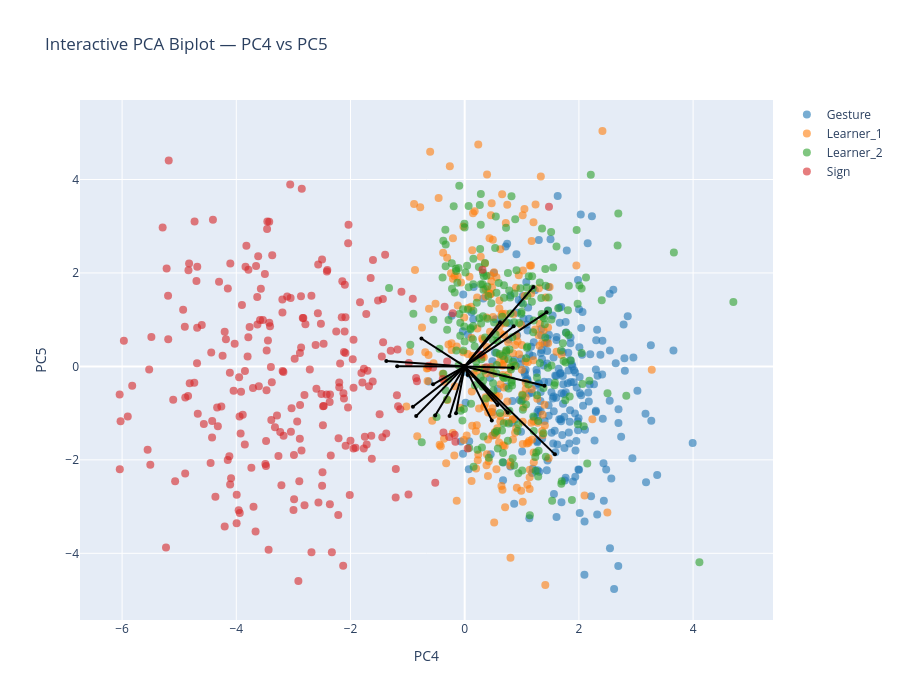

The cell this chart's notebook holds for it:
### Markdown cell above
## P4-P5

### Code cell
interactive_PCA_biplot(score=x_new_GS, 
                       coeff=loadings_GS, 
                       labels=feature_names, 
                       y=y, 
                       selected_vars=selected_vars, 
                       pc_x=4, 
                       pc_y=5,
                       le=le,
                       show_labels=False)

### Figure 1 — Plotly figure (JSON) as saved in the notebook; plotly's stock layout.template omitted (floating-point values rounded to 4 significant figures; data arrays with more than 128 entries replaced by an {"elided": "..."} marker saying what was removed)
{"data": [{"hoverinfo": "text", "marker": {"color": "#1f77b4", "opacity": 0.6, "size": 8}, "mode": "markers", "name": "Gesture", "showlegend": true, "text": {"elided": "250 str values"}, "type": "scatter", "x": {"elided": "250 float values"}, "y": {"elided": "250 float values"}}, {"hoverinfo": "text", "marker": {"color": "#ff7f0e", "opacity": 0.6, "size": 8}, "mode": "markers", "name": "Learner_1", "showlegend": true, "text": {"elided": "249 str values"}, "type": "scatter", "x": {"elided": "249 float values"}, "y": {"elided": "249 float values"}}, {"hoverinfo": "text", "marker": {"color": "#2ca02c", "opacity": 0.6, "size": 8}, "mode": "markers", "name": "Learner_2", "showlegend": true, "text": {"elided": "247 str values"}, "type": "scatter", "x": {"elided": "247 float values"}, "y": {"elided": "247 float values"}}, {"hoverinfo": "text", "marker": {"color": "#d62728", "opacity": 0.6, "size": 8}, "mode": "markers", "name": "Sign", "showlegend": true, "text": {"elided": "243 str values"}, "type": "scatter", "x": {"elided": "243 float values"}, "y": {"elided": "243 float values"}}, {"hoverinfo": "text", "hovertext": "gross__variability__arm_speed_Gstd", "line": {"color": "black"}, "marker": {"size": 4}, "mode": "lines+markers", "showlegend": false, "textposition": "top center", "type": "scatter", "x": [0, 0.05323], "y": [0, -0.1828]}, {"hoverinfo": "text", "hovertext": "gross__magnitude__arm_speed_peak_mean", "line": {"color": "black"}, "marker": {"size": 4}, "mode": "lines+markers", "showlegend": false, "textposition": "top center", "type": "scatter", "x": [0, -0.7568], "y": [0, 0.5974]}, {"hoverinfo": "text", "hovertext": "gross__rhythm__arm_speed_mod_depth", "line": {"color": "black"}, "marker": {"size": 4}, "mode": "lines+markers", "showlegend": false, "textposition": "top center", "type": "scatter", "x": [0, -1.373], "y": [0, 0.1135]}, {"hoverinfo": "text", "hovertext": "gross__magnitude__arm_acc_Gmean", "line": {"color": "black"}, "marker": {"size": 4}, "mode": "lines+markers", "showlegend": false, "textposition": "top center", "type": "scatter", "x": [0, -1.183], "y": [0, 0.001713]}, {"hoverinfo": "text", "hovertext": "gross__variability__arm_acc_Gstd", "line": {"color": "black"}, "marker": {"size": 4}, "mode": "lines+markers", "showlegend": false, "textposition": "top center", "type": "scatter", "x": [0, 0.4749], "y": [0, -1.156]}, {"hoverinfo": "text", "hovertext": "gross__magnitude__arm_acc_peak_mean", "line": {"color": "black"}, "marker": {"size": 4}, "mode": "lines+markers", "showlegend": false, "textposition": "top center", "type": "scatter", "x": [0, -0.5544], "y": [0, -0.3844]}, {"hoverinfo": "text", "hovertext": "gross__variability__arm_acc_peak_std", "line": {"color": "black"}, "marker": {"size": 4}, "mode": "lines+markers", "showlegend": false, "textposition": "top center", "type": "scatter", "x": [0, 1.58], "y": [0, -1.882]}, {"hoverinfo": "text", "hovertext": "gross__rhythm__arm_acc_mod_depth", "line": {"color": "black"}, "marker": {"size": 4}, "mode": "lines+markers", "showlegend": false, "textposition": "top center", "type": "scatter", "x": [0, -0.9063], "y": [0, -0.8618]}, {"hoverinfo": "text", "hovertext": "gross__magnitude__arm_speed_integral", "line": {"color": "black"}, "marker": {"size": 4}, "mode": "lines+markers", "showlegend": false, "textposition": "top center", "type": "scatter", "x": [0, 1.433], "y": [0, 1.157]}, {"hoverinfo": "text", "hovertext": "gross__magnitude__bbmv_arms_total", "line": {"color": "black"}, "marker": {"size": 4}, "mode": "lines+markers", "showlegend": false, "textposition": "top center", "type": "scatter", "x": [0, 1.202], "y": [0, 1.699]}, {"hoverinfo": "text", "hovertext": "fine__handshape__fingertip_spread_mean", "line": {"color": "black"}, "marker": {"size": 4}, "mode": "lines+markers", "showlegend": false, "textposition": "top center", "type": "scatter", "x": [0, -0.5167], "y": [0, -1.051]}, {"hoverinfo": "text", "hovertext": "fine__variability__fingertip_spread_std", "line": {"color": "black"}, "marker": {"size": 4}, "mode": "lines+markers", "showlegend": false, "textposition": "top center", "type": "scatter", "x": [0, -0.1519], "y": [0, -1.001]}, {"hoverinfo": "text", "hovertext": "fine__handshape__thumb_index_mean", "line": {"color": "black"}, "marker": {"size": 4}, "mode": "lines+markers", "showlegend": false, "textposition": "top center", "type": "scatter", "x": [0, -0.2653], "y": [0, -1.063]}, {"hoverinfo": "text", "hovertext": "fine__variability__thumb_index_std", "line": {"color": "black"}, "marker": {"size": 4}, "mode": "lines+markers", "showlegend": false, "textposition": "top center", "type": "scatter", "x": [0, 0.8575], "y": [0, 0.8599]}, {"hoverinfo": "text", "hovertext": "fine__handshape__mcp_tip_mean", "line": {"color": "black"}, "marker": {"size": 4}, "mode": "lines+markers", "showlegend": false, "textposition": "top center", "type": "scatter", "x": [0, 0.7533], "y": [0, -0.9862]}, {"hoverinfo": "text", "hovertext": "fine__variability__mcp_tip_std", "line": {"color": "black"}, "marker": {"size": 4}, "mode": "lines+markers", "showlegend": false, "textposition": "top center", "type": "scatter", "x": [0, 1.397], "y": [0, -0.4129]}, {"hoverinfo": "text", "hovertext": "fine__handshape__thumb_opposition_mean", "line": {"color": "black"}, "marker": {"size": 4}, "mode": "lines+markers", "showlegend": false, "textposition": "top center", "type": "scatter", "x": [0, -0.8499], "y": [0, -1.063]}, {"hoverinfo": "text", "hovertext": "fine__handshape__handshape_size_mean", "line": {"color": "black"}, "marker": {"size": 4}, "mode": "lines+markers", "showlegend": false, "textposition": "top center", "type": "scatter", "x": [0, 0.5739], "y": [0, -0.8254]}, {"hoverinfo": "text", "hovertext": "fine__variability__handshape_size_std", "line": {"color": "black"}, "marker": {"size": 4}, "mode": "lines+markers", "showlegend": false, "textposition": "top center", "type": "scatter", "x": [0, 0.8415], "y": [0, -0.02899]}, {"hoverinfo": "text", "hovertext": "fine__variability__handshape_variability", "line": {"color": "black"}, "marker": {"size": 4}, "mode": "lines+markers", "showlegend": false, "textposition": "top center", "type": "scatter", "x": [0, 0.6191], "y": [0, 0.9458]}], "layout": {"height": 700, "hovermode": "closest", "title": {"text": "Interactive PCA Biplot — PC4 vs PC5"}, "width": 900, "xaxis": {"title": {"text": "PC4"}}, "yaxis": {"title": {"text": "PC5"}}}}
